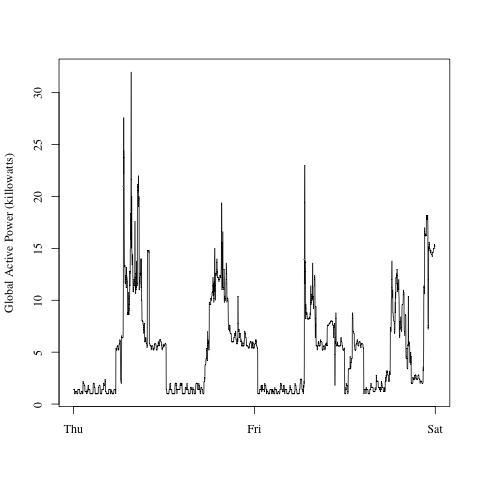

Write the R code that produced this figure.
##
## Exploratory Data Analysis - Course Project 1
##
## Plot 2 (plot2.R)
##

source("./plot_common.R")

dt <- readFile()

setupPlot("plot2.png")

plot(dt$Global_intensity, 
     type="l",
     ylab = "Global Active Power (killowatts)", 
     xlab = "",
     xaxt = "n")

axis(1, 
     at=c(1,length(dt$Date)/2,length(dt$Date)), 
     labels=c(weekdays(min(dt$Date), abbreviate = TRUE),
              weekdays(max(dt$Date)  , abbreviate = TRUE),
              weekdays(max(dt$Date+1), abbreviate = TRUE)))

dev.off()
